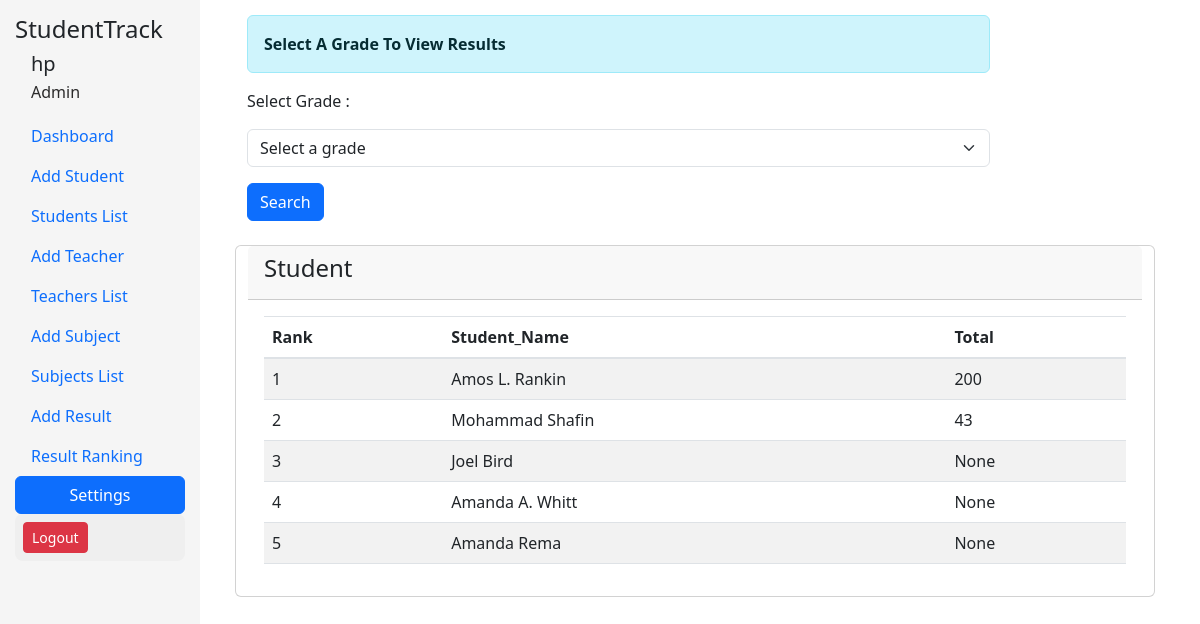
The app's page /resultrank/ (signed in), older data.
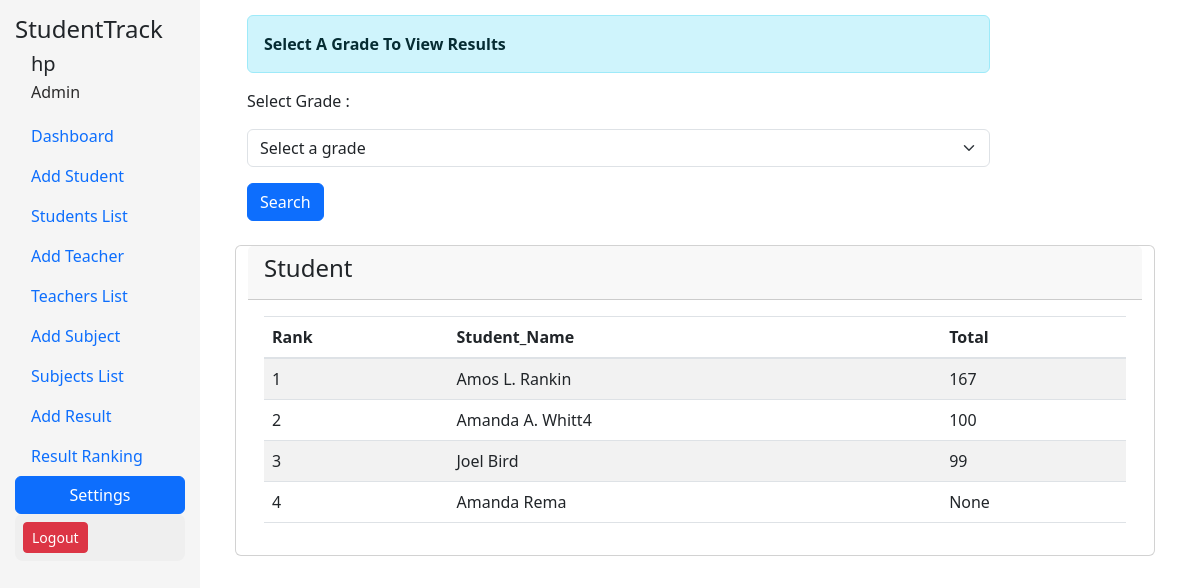
The same page, newer data.
### smsapp/models.py (models this page shows, shortened)
class Student(models.Model):
    name = models.CharField(max_length=300, null=True)
    grade = models.CharField(max_length=10, null=True)
    number = models.CharField(max_length=15, null=True)
    address = models.TextField(max_length=500, null=True)
    date_of_birth = models.DateField(null=True)

### smsapp/views.py (the view)
# urls.py: path('resultrank/', views.resultrank, name='resultrank'),
@login_required(login_url='/userlogin')
def resultrank(request):
    if request.method == "POST":
        search = request.POST.get('search')
        grade_students = Student.objects.filter(grade=search)
        grade_results = grade_students.annotate(total_marks = Sum('student__marks')).order_by('-total_marks')
        context = {'search_content': grade_results}
        return render(request, "resultrank.html", context)
    grade_results = Student.objects.all().annotate(total_marks = Sum('student__marks')).order_by('-total_marks')
    context = {'message': 'Select A Grade To View Results',
               'search_content': grade_results}
    return render(request, "resultrank.html", context)

### templates/resultrank.html (shortened to what this page needs)
{% extends 'base.html' %}
{% block body %}
<div class="container mb-5">
  <div class="row">
 {% include 'sidebar.html' %}
    <div class="col-md-10">
      <div class="content">
        <div class="row">
            <div class="col-md-10">
   <div class="form-group mb-3">
    {% if message %}
    <div class="alert alert-info">
      <a href="#" class="alert-link">{{message}}</a>
    </div>
    {% endif %}
    <form method="POST" action="">{% csrf_token %}
    <label for="search" class="mb-3">Select Grade :</label>
    <select class="form-select" name="search" id="search">
      <option value="">Select a grade</option>
    </select>
  </div>
  <button type="submit" class="btn btn-primary mb-4">Search</button>
</div>
<div class="card">
    <div class="card-header">
      <h4 class="card-title">Student </h4>
    </div>
    <div class="card-body">
      <table class="table table-striped">
        <thead>
          <tr>
            <th>Rank</th>
            <th>Student_Name</th>
            <th>Total</th>
          </tr>
        </thead>
        <tbody>
          {% if search_content %}
           {% for s in search_content %}
           <tr>
            <td>{{forloop.counter}}</td>
            <td>{{s.name}}</td>
            <td>{{s.total_marks}}</td>
          </tr>
          {% endfor %}
         {% endif %}
        </tbody>
      </table>
    </div>
  </div>
{% endblock body %}

Row changes from the older to the newer data that the page shows:
removed Student: name "Mohammad Shafin", total_marks "43"
changed Student "Amos L. Rankin": total_marks "200" → "167"
changed Student: name "Amanda A. Whitt" → "Amanda A. Whitt4"; total_marks "None" → "100"; moves up the list
changed Student "Joel Bird": total_marks "None" → "99"
